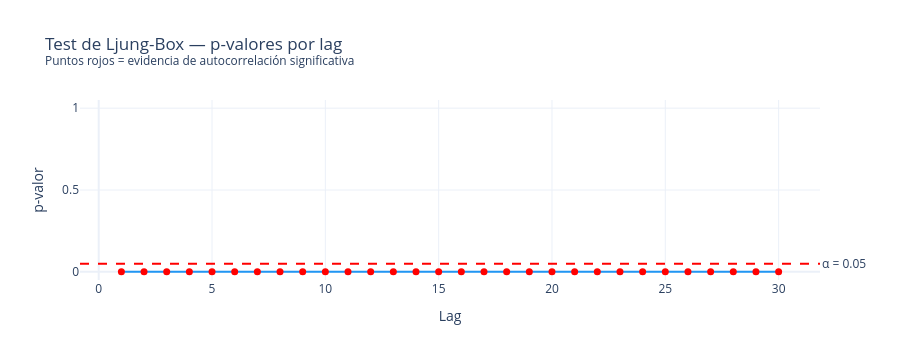

Notebook cell for this chart:
### Code cell
# ── Visualización del p-valor por lag ────────────────────────────────────
lags_all   = list(range(1, 31))
results_lb = acorr_ljungbox(df.y.values, lags=lags_all, return_df=True)
p_valores  = results_lb['lb_pvalue'].values

fig = go.Figure()
fig.add_trace(go.Scatter(x=lags_all, y=p_valores, mode='lines+markers',
                          line=dict(color='#2196F3', width=2),
                          marker=dict(color=['red' if p < 0.05 else 'green'
                                             for p in p_valores], size=7),
                          name='p-valor Ljung-Box'))
fig.add_hline(y=0.05, line_dash='dash', line_color='red',
              annotation_text='α = 0.05', annotation_position='right')

fig.update_layout(
    title='Test de Ljung-Box — p-valores por lag<br>'
          '<sup>Puntos rojos = evidencia de autocorrelación significativa</sup>',
    xaxis_title='Lag', yaxis_title='p-valor',
    height=360, template='plotly_white', yaxis=dict(range=[-0.05, 1.05])
)
fig.show()

### Figure 1 — Plotly figure (JSON) as saved in the notebook; plotly's stock layout.template omitted (floating-point values rounded to 4 significant figures)
{"data": [{"line": {"color": "#2196F3", "width": 2}, "marker": {"color": ["red", "red", "red", "red", "red", "red", "red", "red", "red", "red", "red", "red", "red", "red", "red", "red", "red", "red", "red", "red", "red", "red", "red", "red", "red", "red", "red", "red", "red", "red"], "size": 7}, "mode": "lines+markers", "name": "p-valor Ljung-Box", "type": "scatter", "x": [1, 2, 3, 4, 5, 6, 7, 8, 9, 10, 11, 12, 13, 14, 15, 16, 17, 18, 19, 20, 21, 22, 23, 24, 25, 26, 27, 28, 29, 30], "y": [1.056e-07, 7.075e-07, 3.755e-08, 9.583e-10, 3.207e-10, 3.963e-10, 1.101e-10, 3.015e-12, 1.169e-13, 3.248e-13, 3.963e-17, 2.323e-34, 2.967e-38, 1.124e-37, 5.055e-39, 3.032e-40, 2.366e-40, 4.626e-40, 3.015e-40, 2.056e-41, 1.33e-42, 4.029e-42, 5.522e-45, 2.616e-59, 1.599e-62, 5.582e-62, 3.658e-63, 3.256e-64, 2.497e-64, 4.041e-64]}], "layout": {"annotations": [{"showarrow": false, "text": "α = 0.05", "x": 1, "xanchor": "left", "xref": "x domain", "y": 0.05, "yanchor": "middle", "yref": "y"}], "height": 360, "shapes": [{"line": {"color": "red", "dash": "dash"}, "type": "line", "x0": 0, "x1": 1, "xref": "x domain", "y0": 0.05, "y1": 0.05, "yref": "y"}], "title": {"text": "Test de Ljung-Box — p-valores por lag<br><sup>Puntos rojos = evidencia de autocorrelación significativa</sup>"}, "xaxis": {"title": {"text": "Lag"}}, "yaxis": {"range": [-0.05, 1.05], "title": {"text": "p-valor"}}}}
